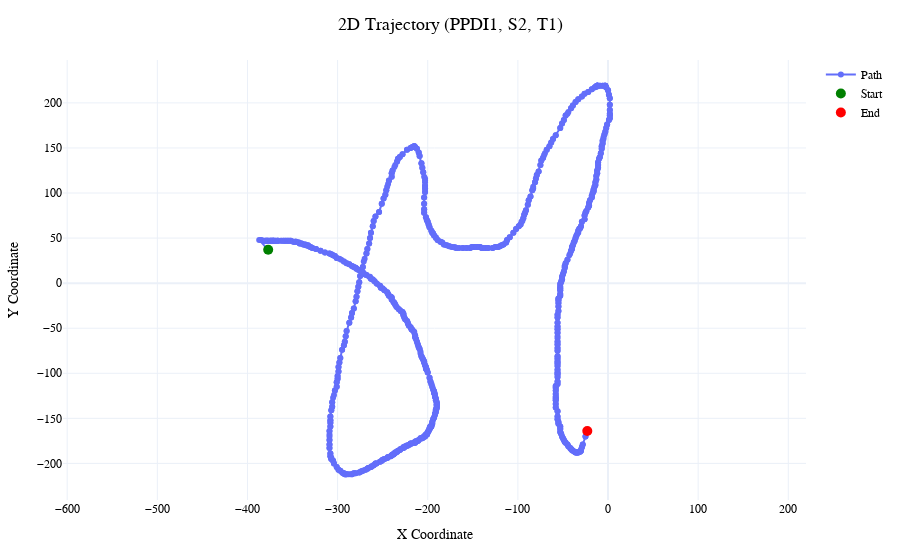

This figure's notebook cell:
### Code cell
plot_trial_coordinates(
    trial_df,
    time="motion_time",
)

### Figure 1 — Plotly figure (JSON) as saved in the notebook; plotly's stock layout.template omitted (floating-point values rounded to 4 significant figures; data arrays with more than 128 entries replaced by an {"elided": "..."} marker saying what was removed)
{"data": [{"mode": "lines+markers", "name": "Path", "type": "scatter", "x": {"elided": "1069 int values"}, "y": {"elided": "1069 int values"}}, {"marker": {"color": "green", "size": 10}, "mode": "markers", "name": "Start", "type": "scatter", "x": [-377], "y": [37]}, {"marker": {"color": "red", "size": 10}, "mode": "markers", "name": "End", "type": "scatter", "x": [-23], "y": [-164]}], "layout": {"font": {"color": "black", "family": "Times New Roman", "size": 12}, "legend": {"font": {"family": "Times New Roman", "size": 12}}, "margin": {"b": 60, "l": 60, "r": 30, "t": 60}, "showlegend": true, "title": {"font": {"family": "Times New Roman", "size": 18}, "text": "2D Trajectory (PPDI1, S2, T1)", "x": 0.5}, "xaxis": {"scaleanchor": "y", "scaleratio": 1, "title": {"font": {"family": "Times New Roman", "size": 14}, "text": "X Coordinate"}}, "yaxis": {"title": {"font": {"family": "Times New Roman", "size": 14}, "text": "Y Coordinate"}}}}
